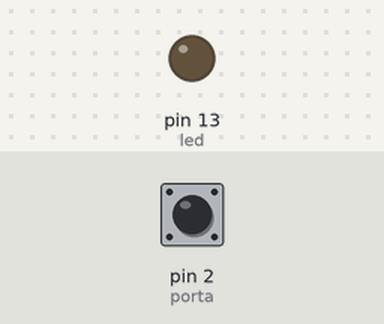
This sketch was run on a simulated Arduino Uno, built with avr-gcc and run on an emulated ATmega328P. On the bench: output pins drawn as LEDs (lit = HIGH). Dashed ring = blinking. The inputs (shaded band) are chosen by the test bench; at power-on: pin 2 (porta) LOW. What the sketch prints to the serial monitor is not drawn.

Above: at 1.2 s.
1.3 s: pin 2 (porta) driven HIGH
At 2.4 s:
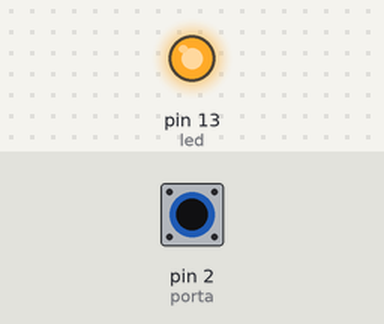
2.8 s: pin 2 (porta) driven LOW
At 3.6 s:
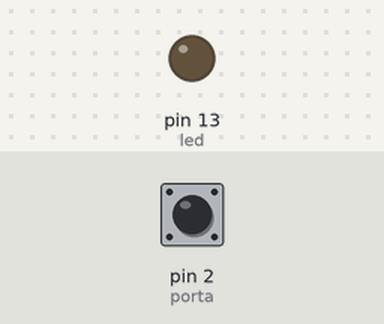
5.8 s: pin 2 (porta) pulsed HIGH 2 times (0.12 s each, 0.3 s apart)
At 5.86 s:
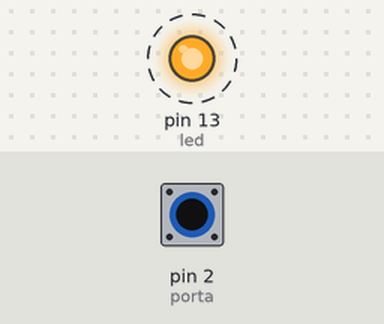
9.4 s: pin 2 (porta) pulsed HIGH 5 times (0.12 s each, 0.3 s apart)
At 11.5 s:
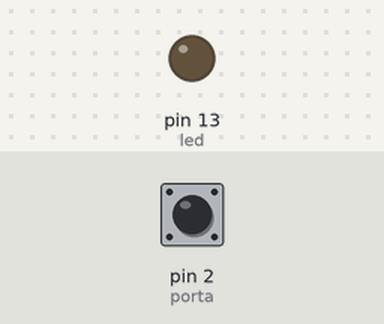
Timing chart, 0 to 13.0 s (numbered marks = the images above; inputs shaded):
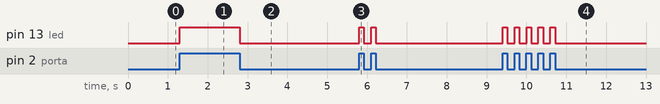

Measured:
- after the input at 1.3 s, pin 13 (led): LOW → HIGH at once
- after the input at 2.8 s, pin 13 (led): HIGH → LOW at once
- after the input at 5.8 s, pin 13 (led): alternates HIGH for 0.12 s and LOW for 0.18 s, 4 changes in all, then stays LOW, starting at once
- after the input at 9.4 s, pin 13 (led): alternates HIGH for 0.12 s and LOW for 0.18 s, 10 changes in all, then stays LOW, starting at once

The sketch:

ChamaMed_Arduino.ino
```cpp
int porta = 2;
int led = 13;  // Pino exclusivo para o LED

void setup() {
  Serial.begin(9600);

  pinMode(led, OUTPUT);
  digitalWrite(led, LOW);

  pinMode(porta, INPUT);
}

void loop() {
    if (digitalRead(porta) == HIGH) {
      int leituraPorta = 1;
      Serial.write(leituraPorta);
      digitalWrite(led, HIGH);
    } else {
      int leituraPorta = 0;
      Serial.write(leituraPorta);
      digitalWrite(led, LOW);
    }

    if(!Serial.available()){
      return;
    }
}
```
